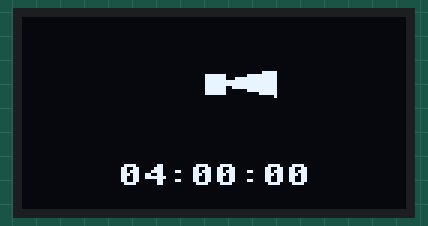
Recording of a program running on a simulated MicroPython board. Parts: 128×64 one-colour display. The clock reads 2024-03-15 10:24:30 at power-on unless the program sets it.

Above: at 0.24 s.
At 5.15 s:
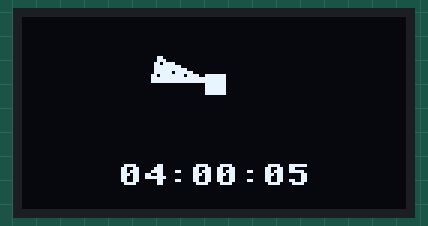
At 10.06 s:
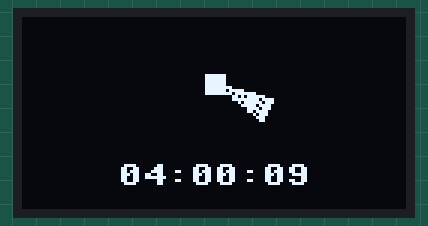
At 19.99 s:
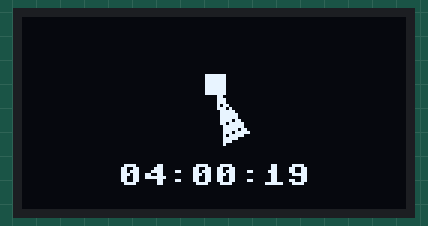
At 29.93 s:
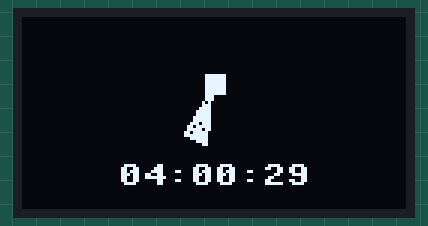
At 39.86 s:
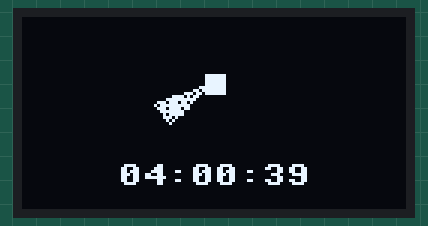

The program:

fanwithtime.py
```python
from machine import Pin, I2C, RTC
import sh1106
import time
import math


# =========================================================
# OLED
# =========================================================

i2c = I2C(
    0,
    sda=Pin(20),
    scl=Pin(21),
    freq=100000
)

oled = sh1106.SH1106_I2C(
    128,
    64,
    i2c,
    addr=0x3C
)


# =========================================================
# RTC
# =========================================================

rtc = RTC()

# Set this ONCE, then comment it out.
rtc.datetime((
    2026,
    8,
    9,
    6,
    4,
    0,
    0,
    0
))


# =========================================================
# FAN
# =========================================================

CX = 64
CY = 22

RADIUS = 20

# 90 RPM
RPM = 90

ROTATIONS_PER_SECOND = RPM / 60

FRAME_TIME = 0.025

ANGLE_STEP = (
    2 * math.pi
    * ROTATIONS_PER_SECOND
    * FRAME_TIME
)

angle = 0.0


# =========================================================
# DRAW ONE TAPERED WING
# =========================================================

def draw_wing(angle):

    inner = 2
    outer = RADIUS

    # Width at the outside
    outer_width = 4

    dx = math.cos(angle)
    dy = math.sin(angle)

    # Perpendicular direction
    px = -dy
    py = dx

    # Center
    cx = CX + dx * inner
    cy = CY + dy * inner

    # Outer tip
    ox = CX + dx * outer
    oy = CY + dy * outer

    # Outer edges
    left_x = ox + px * outer_width
    left_y = oy + py * outer_width

    right_x = ox - px * outer_width
    right_y = oy - py * outer_width

    # Build tapered wing
    for i in range(21):

        t = i / 20

        x = cx + (ox - cx) * t
        y = cy + (oy - cy) * t

        # Narrow near center,
        # wide near tip
        w = outer_width * t

        x1 = x + px * w
        y1 = y + py * w

        x2 = x - px * w
        y2 = y - py * w

        oled.line(
            int(x1),
            int(y1),
            int(x2),
            int(y2),
            1
        )


# =========================================================
# FIVE-WING FAN
# =========================================================

def draw_star(angle):

    # 5 wings
    # 360 / 5 = 72 degrees

    for i in range(1):

        wing_angle = (
            angle +
            i * (2 * math.pi / 1)
        )

        draw_wing(
            wing_angle
        )

    # Center hub
    oled.fill_rect(
        CX - 3,
        CY - 3,
        7,
        7,
        1
    )


# =========================================================
# TIME
# =========================================================

def draw_time():

    data = rtc.datetime()

    hour = data[4]
    minute = data[5]
    second = data[6]

    text = "{:02d}:{:02d}:{:02d}".format(
        hour,
        minute,
        second
    )

    x = (
        128 -
        len(text) * 8
    ) // 2

    oled.text(
        text,
        x,
        49
    )


# =========================================================
# MAIN LOOP
# =========================================================

while True:

    oled.fill(0)

    # Five-wing spinner
    draw_star(angle)

    # Time
    draw_time()

    oled.show()

    # Rotate
    angle += ANGLE_STEP

    if angle >= 2 * math.pi:
        angle -= 2 * math.pi

    time.sleep(FRAME_TIME)
```
